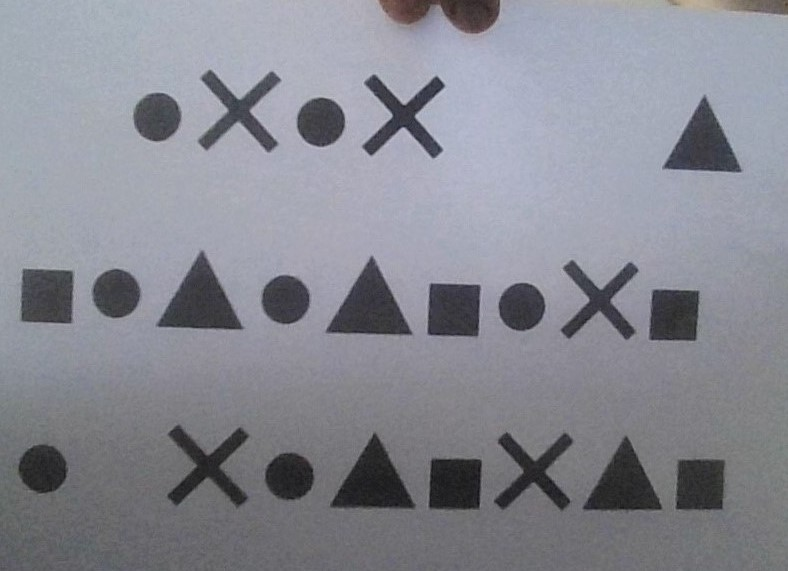
#> input picture Task4/shapes.png, 788 x 571 px
$ jupyter execute Task4.ipynb
#> lines starting #> are read from the running program, lines starting #| are printed output that depends on the picture; after the words box and inside, x2 and y2 are one past the last pixel; in counts of white or black regions, pixels touching at a corner belong together
[cell 1]
import cv2
import numpy as np
import matplotlib.pyplot as plt

def displayImage(image, title='Original Img', colored=None):
    plt.figure(figsize=(10, 10))
    if colored:
        plt.imshow(image[:,:,::-1]) # converting from bgr to rgb
    else:
        plt.imshow(image, cmap='gray')
    plt.axis("off")
    plt.title(title)
    plt.show()

# Read the image -----------------
img = cv2.imread('shapes.png')
#> img is the input picture: shape (571, 788, 3); mean B, G, R 146.1, 137, 135.6
print (img.shape)
#| (571, 788, 3)
if img is None:
    print("Image not found.")
    exit()

[cell 2]
def remove_cluster(image, labels, cluster):
    masked_image = np.copy(image)
    masked_image = masked_image.reshape((-1, 3))

    masked_image[labels == cluster] = 0
    masked_image = masked_image.reshape(image.shape)
    return masked_image

def get_clusters(image, k=2):
    pixel_values = pixel_values = img.reshape((-1, 3)).astype(np.float32)

    criteria = (cv2.TERM_CRITERIA_EPS + cv2.TERM_CRITERIA_MAX_ITER, 100, 0.2)
    _, labels, (centers) = cv2.kmeans(pixel_values, k, None, criteria, 10, cv2.KMEANS_RANDOM_CENTERS)

    centers = np.uint8(centers)
    labels = labels.flatten()

    segmented_img = centers[labels.flatten()]
    segmented_img = segmented_img.reshape(img.shape)

    return segmented_img, labels

[cell 3]
# Reshape for k-means ---------------
pixel_values = img.reshape((-1, 3))
pixel_values = np.float32(pixel_values)

# K-means clustering -------------------
criteria = (cv2.TERM_CRITERIA_EPS + cv2.TERM_CRITERIA_MAX_ITER, 100, 0.1)
k = 2
_, labels, centers = cv2.kmeans(pixel_values, k, None, criteria, 10, cv2.KMEANS_RANDOM_CENTERS)
#> centers = [[100.4, 96.14, 96.53], [174.1, 162, 159.5]]

# Convert back to uint8 and reshape -----
centers = np.uint8(centers)
#> centers = [[100, 96, 96], [174, 162, 159]]
labels = labels.flatten()
labels = labels.reshape((img.shape[:2]))
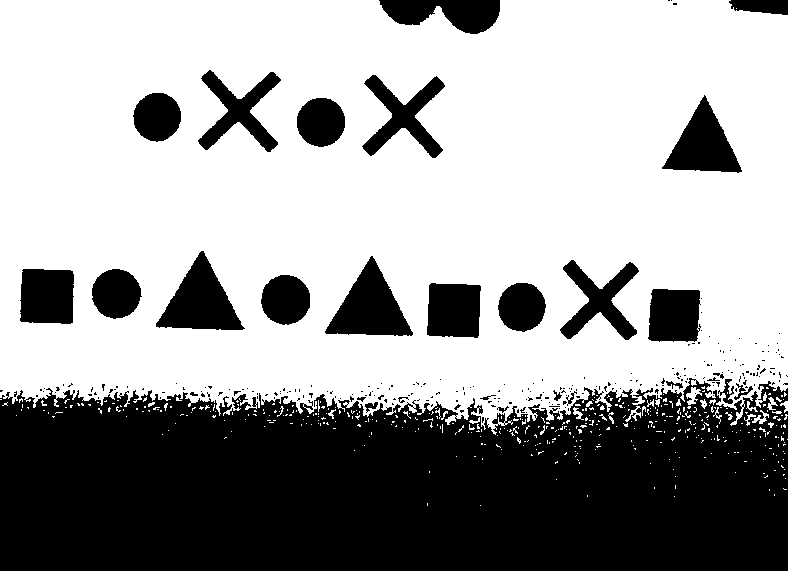
#> labels: shape (571, 788) int32; values 0 (black) and 1 (white), 62% white; 255 black regions (225 under 20 px), largest, box (x1, y1, x2, y2) and area: (0, 378, 788, 571) 130297, (325, 256, 413, 336) 3621, (156, 251, 245, 330) 3601
segmented_img = centers[labels]
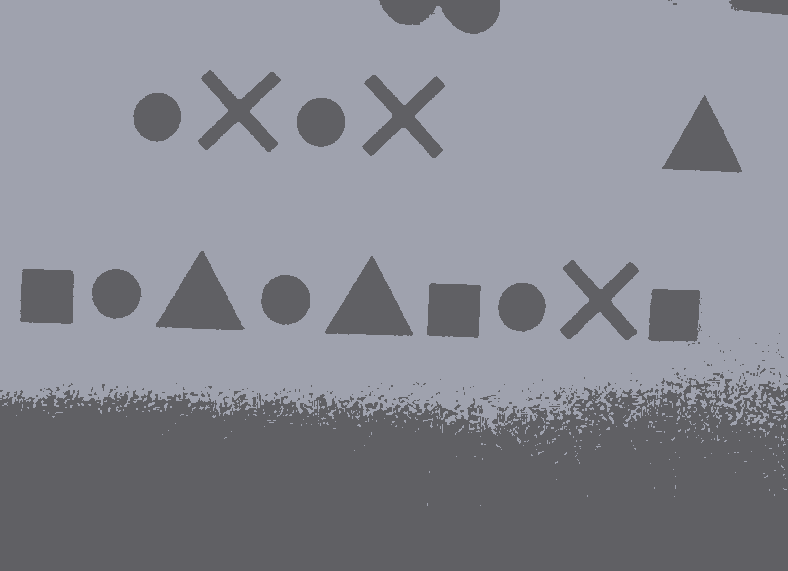
#> segmented_img: shape (571, 788, 3); mean of channels 0, 1, 2 145.9, 137, 135.1; drawn as B, G, R

# Blur the segmented image ---------------
bluredImg = cv2.medianBlur(segmented_img, 9)
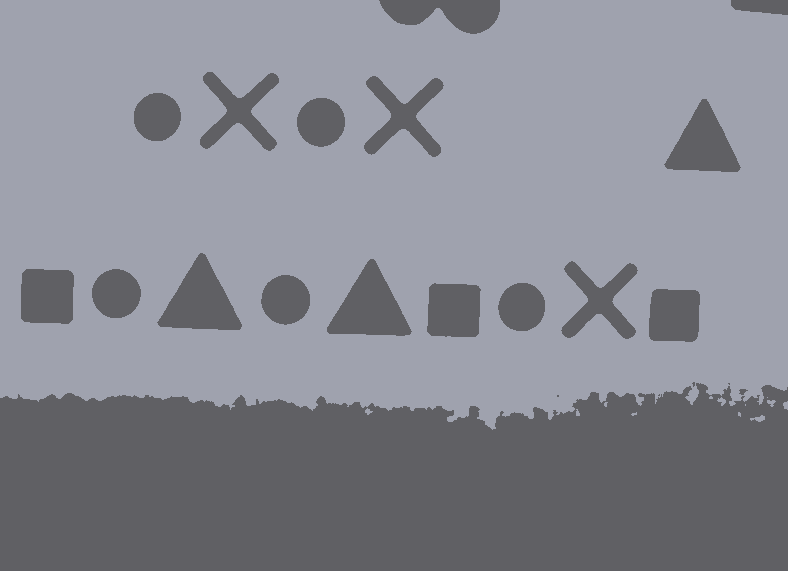
#> bluredImg: shape (571, 788, 3); mean of channels 0, 1, 2 145.8, 136.8, 135; drawn as B, G, R

# Convert to grayscale -------------------
gray = cv2.cvtColor(bluredImg, cv2.COLOR_BGR2GRAY)
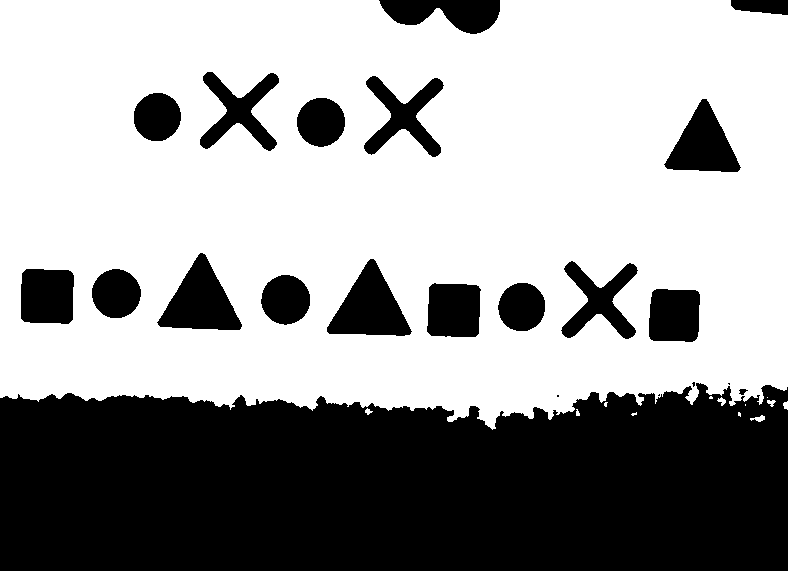
#> gray: shape (571, 788); values 96 (black) and 162 (white), 61.9% white; 22 black regions (4 under 20 px), largest, box (x1, y1, x2, y2) and area: (0, 383, 788, 571) 133016, (327, 259, 412, 336) 3586, (157, 253, 242, 330) 3563

# [8 lines of commented-out code are left out]
circles = cv2.HoughCircles(gray, method=cv2.HOUGH_GRADIENT, dp=1.4, minDist=30,
                           param1=50, param2=30, minRadius=10, maxRadius=50)
#> circles = [[521.5, 307.3, 23.44], [284.9, 300.3, 24.28], [319.9, 121.1, 24.84], [157.5, 115.5, 23.72], [115.5, 294.7, 23.02]]

output_img = img.copy()
# edge detection ------------------------------
canny = cv2.Canny(gray, 2, 80)
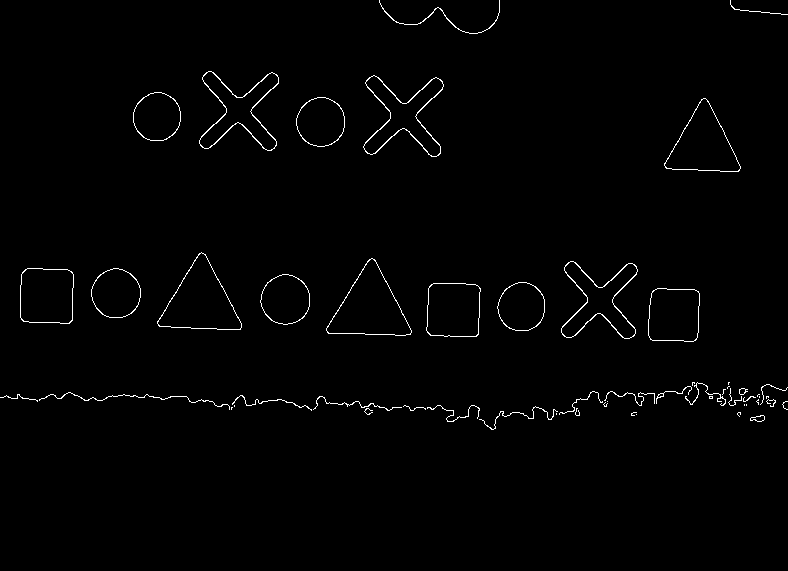
#> canny: shape (571, 788); 1.2% white in thin lines or dots, all inside (x1, y1, x2, y2) = (0, 0, 788, 430)
contours, hierarchy = cv2.findContours(canny, cv2.RETR_EXTERNAL, cv2.CHAIN_APPROX_NONE)
#> contours = 55 contours, 36 with area under 20; largest, box (x1, y1, x2, y2) and area: (326, 258, 412, 336) 3560, (157, 252, 242, 330) 3534, (664, 98, 741, 172) 3056, (363, 75, 444, 157) 2758, (20, 268, 74, 324) 2748
cv2.drawContours(output_img, contours, -1, (255, 0, 0), 3)
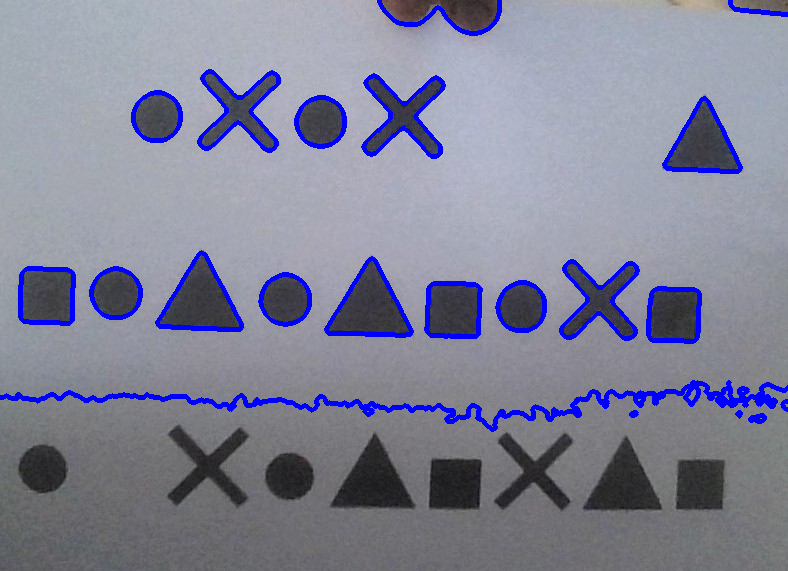
#> output_img: shape (571, 788, 3); 4.81% of pixels changed, all inside (x1, y1, x2, y2) = (0, 0, 788, 432)

# Draw Out -------------------------------
if circles is not None:
    circles = np.uint16(np.around(circles))
#> circles = [[522, 307, 23], [285, 300, 24], [320, 121, 25], [158, 116, 24], [116, 295, 23]]
    for i in circles[0, :]:
        center = (i[0], i[1])
        radius = i[2]
        cv2.circle(output_img, center, radius, (0, 255, 0), 3)
        cv2.circle(output_img, center, 3, (255, 0, 0), 3)
#> this loop made 5 passes
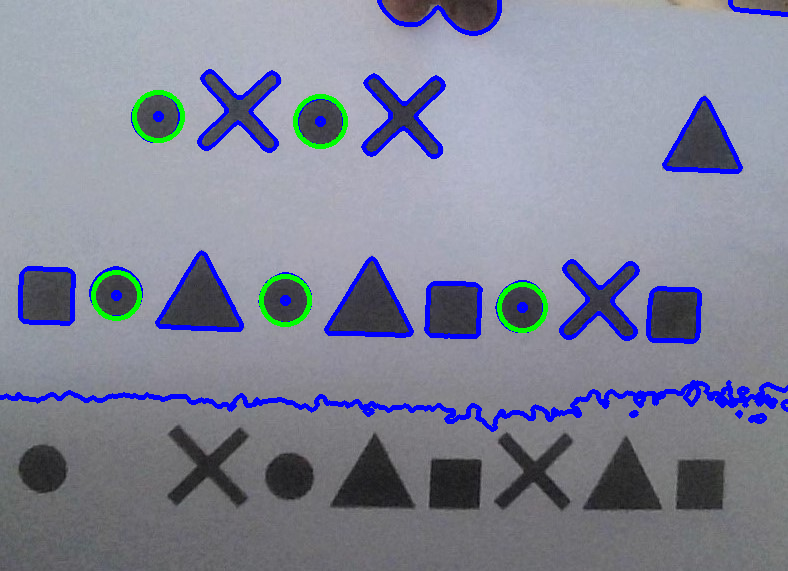
#> output_img: shape (571, 788, 3); 0.94% of pixels changed, all inside (x1, y1, x2, y2) = (91, 90, 548, 333)

# Display --------------------------------
displayImage(img, colored=1)
displayImage(segmented_img, "Segmented Image", colored=1)
displayImage(output_img, "Detected Circles", colored=1)
